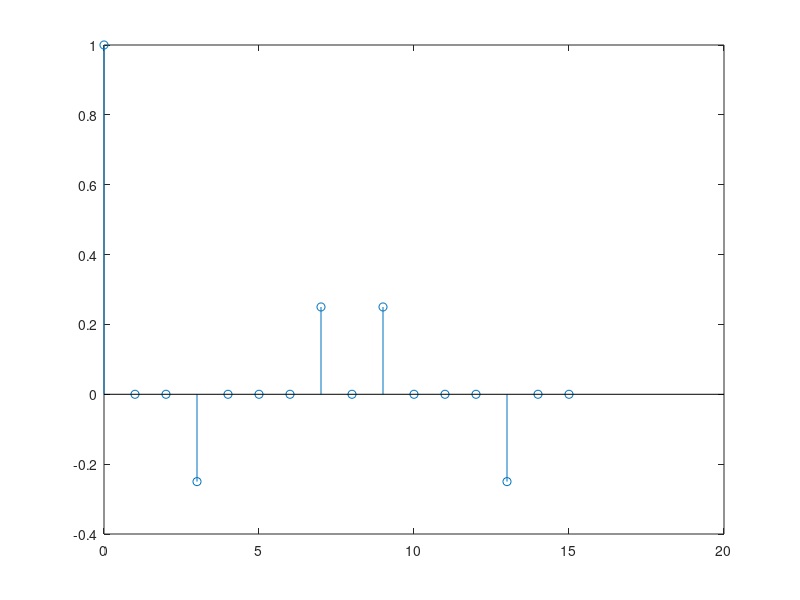
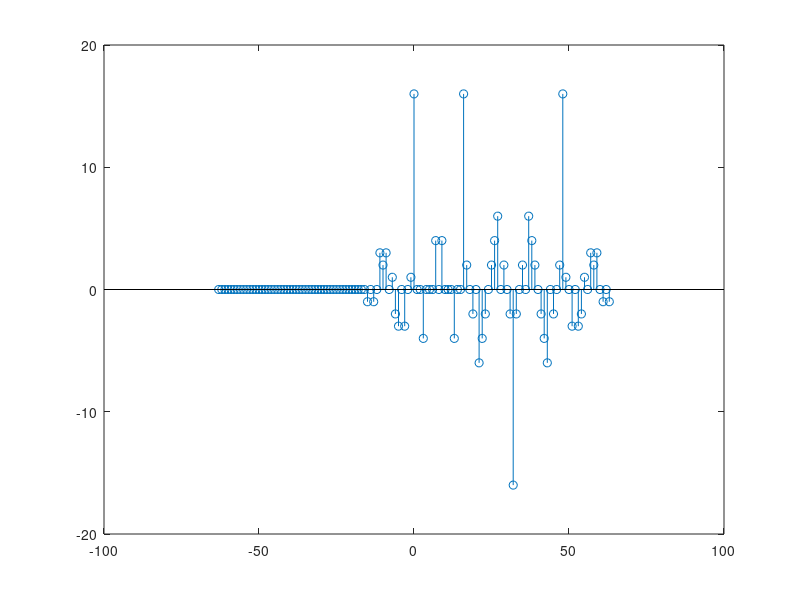

MATLAB code for these plots, in order:
%% example_correlation.m
%   Script de ejemplo que calcula la función de autocorrelación de una
%   secuencia PN. El script también demuestra el uso de la función "xcorr"
%   de MATLAB para correlacionar una señal recibida con una secuencia PN.
%   Autor: Cory J. Prust, Ph.D.

%% UNIVERSIDAD TÉCNICA DEL NORTE
% Carrera de Ingeniería en Telecomunicaciones
% Radio definida por software
% Laboratorios 8 - 9
% Técnico de laboratorio: Msc. Alejandra Pinto
% Equipo N°4
% Integrantes: Grijalva Ana, Quishpe Evelyn, Yacelga Jorge
% Fecha: 16 de junio de 2024

%% Desarrollo

close all
clear all

% Especificar código PN
code = [-1 1 -1 1 1 1 -1 1 1 -1 -1 -1 1 1 1 1]';
M = length(code);

% Calcular la función de autocorrelación
% R[k] = 1/M sum_{n=1}^{M} c[n] c[n-k]
% Nota: Se usa "circshift" porque se asume que la secuencia es periódica
R = zeros(M,1);
k = 0:1:(M-1);
for ii=1:length(k)
    R(ii) = 1/M * (code' * circshift(code,k(ii))); % circshift
end
stem(k,R)

% Simular datos DSSS recibidos y usar "xcorr" para correlacionarlos con el código PN
% Se asume un factor de dispersión de M
m = [1 1 -1 1]';
g = [m(1)*code; m(2)*code; m(3)*code; m(4)*code]; 

[r,lag] = xcorr(g,code);
figure
stem(lag,r)




